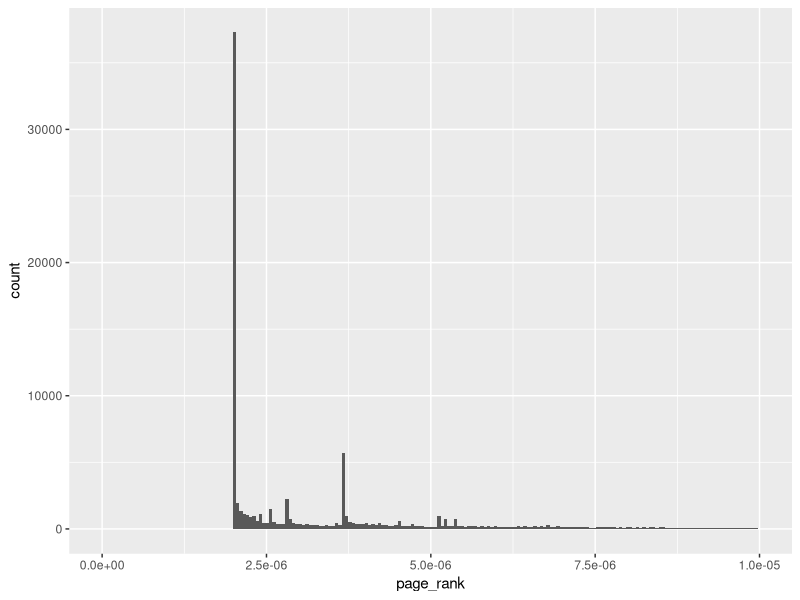

Source code (R):
library(tidyverse)
library(igraph)

n <- 100000 # max ≈ 50000 if bw.factor = 1. Otherwise more.
g <- sample_forestfire(n, fw.prob = 0.37, bw.factor = 0.86)
# plot(g, layout = layout_with_kk)

pr <- page_rank(g)

tibble(page_rank = pr$vector) %>%
  ggplot(aes(x = page_rank)) +
  geom_histogram(bins = 200) +
  xlim(0, 1/n)
